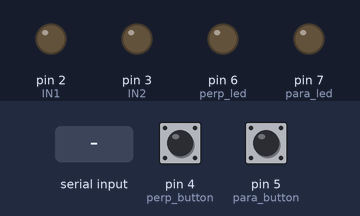
This sketch was run on a simulated Arduino Uno, built with avr-gcc and run on an emulated ATmega328P. On the bench: output pins drawn as LEDs (lit = HIGH). The test bench sets the inputs (shaded band); at power-on: pin 4 (perp_button) LOW, pin 5 (para_button) LOW.

Above: at 1.2 s.
1.3 s: pin 4 (perp_button) pulled HIGH for 0.15 s
At 2.5 s:
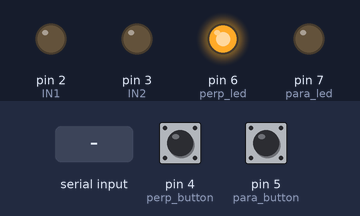
2.9 s: pin 5 (para_button) pulled HIGH for 0.15 s
At 3.9 s:
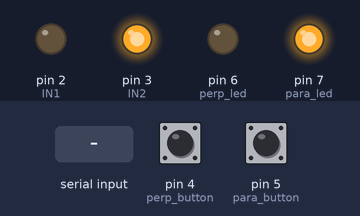
4.5 s: "OOF\n" received over Serial
At 5.4 s:
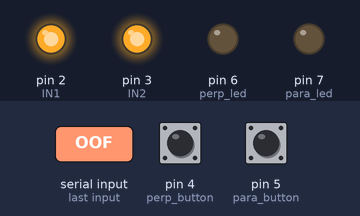
6.0 s: "PERP_ON\n" received over Serial
At 6.6 s:
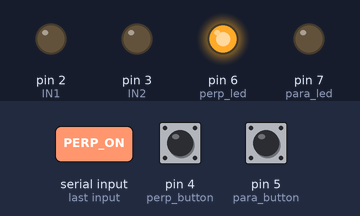
7.5 s: pin 4 (perp_button) pulled HIGH for 1 s
At 8.6 s:
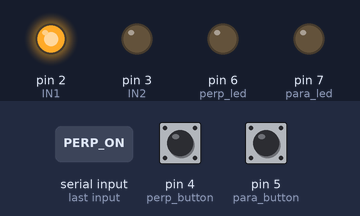
10.0 s: pin 4 (perp_button) pulled HIGH for 3.2 s
At 10.5 s:
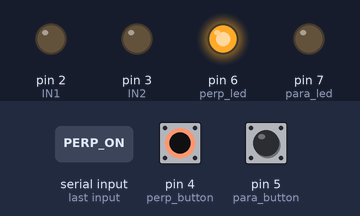
Timing chart, 0 to 13.0 s (numbered marks = the images above; inputs shaded):
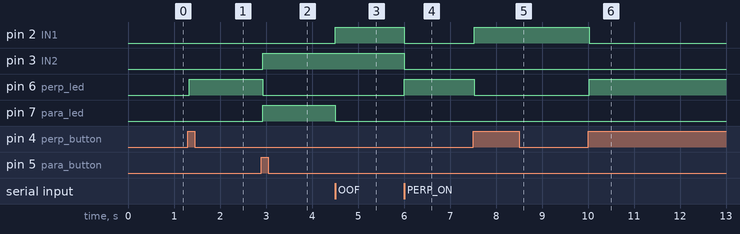

The sketch:

Coil_Control.ino
```cpp
const int IN1 = 2;
const int IN2 = 3;
const int perp_button = 4;
const int para_button = 5;
const int perp_led = 6;
const int para_led = 7;
int status = 0;

void setup() {
  Serial.begin(9600);
  pinMode(IN1, OUTPUT);
  pinMode(IN2, OUTPUT);
  pinMode(perp_button, INPUT);
  pinMode(para_button, INPUT);
  pinMode(perp_led, OUTPUT);
  pinMode(para_led, OUTPUT);

}

void loop() {
  if (Serial.available()) {
    String status = Serial.readStringUntil('\n');
    status.trim();
    if (status == "PERP_ON"){
      perp_coil_on();
    } else if (status == "PARA_ON"){
      para_coil_on();
    } else if (status == "OOF"){
      out_of_field();
    }
  }
  if(digitalRead(perp_button) == HIGH && status != 2){
    delay(30);
    if(digitalRead(perp_button) == HIGH){
      perp_coil_on();
      debounce(perp_button);
    }
  } else if (digitalRead(para_button) == HIGH && status !=1) {
    delay(30);
    if(digitalRead(para_button) == HIGH){
      para_coil_on();
      debounce(para_button);
    }
  } else if (digitalRead(perp_button) == HIGH && status == 2){
    delay(30);
    if(digitalRead(perp_button) == HIGH){
      out_of_field();
      debounce(perp_button);
    }
  } else if (digitalRead(para_button) == HIGH && status == 1){
    delay(30);
    if(digitalRead(para_button) == HIGH){
      out_of_field();
      debounce(para_button);
    }
  }
}

void para_coil_on(){
  digitalWrite(IN1, LOW);
  digitalWrite(IN2, HIGH);
  digitalWrite(para_led, HIGH);
  digitalWrite(perp_led, LOW);
  status = 1;
}
void perp_coil_on(){
  digitalWrite(IN1, LOW);
  digitalWrite(IN2, LOW);
  digitalWrite(perp_led, HIGH);
  digitalWrite(para_led, LOW);
  status = 2;
}

void out_of_field(){
  digitalWrite(IN1, HIGH);
  digitalWrite(perp_led, LOW);
  digitalWrite(para_led, LOW);
  status = 0;
}

void debounce(int x){
   while(digitalRead(x) == HIGH){
    }
    delay(30);
}
```

Measured:
- after the input at 1.3 s, pin 6 (perp_led): LOW → HIGH at once
- after the input at 2.9 s, pin 3 (IN2), pin 7 (para_led): LOW → HIGH at once; pin 6 (perp_led): HIGH → LOW at once
- after the input at 4.5 s, pin 2 (IN1): LOW → HIGH at once; pin 7 (para_led): HIGH → LOW at once
- after the input at 6.0 s, pin 2 (IN1), pin 3 (IN2): HIGH → LOW at once; pin 6 (perp_led): LOW → HIGH at once
- after the input at 7.5 s, pin 2 (IN1): LOW → HIGH at once; pin 6 (perp_led): HIGH → LOW at once
- after the input at 10.0 s, pin 2 (IN1): HIGH → LOW at once; pin 6 (perp_led): LOW → HIGH at once
